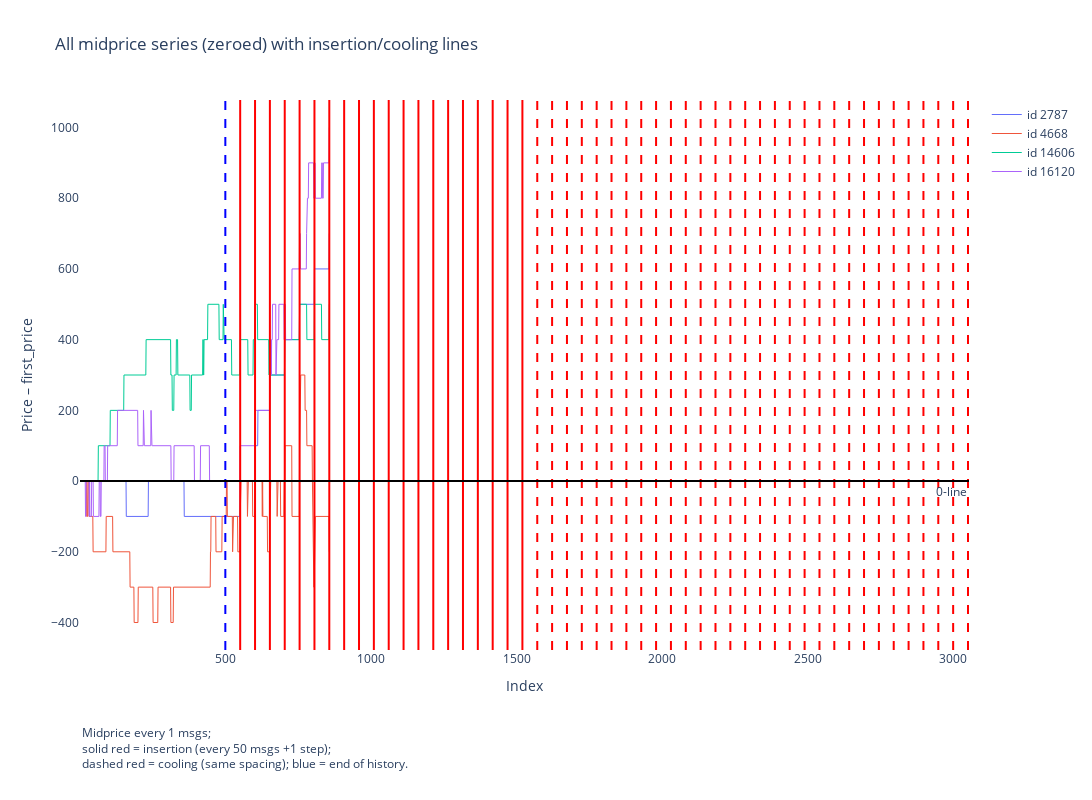

Write notebook code for a chart like this one.
### Code cell
fig = plot_midprice_series_with_insertions(
    merged,
    all_series,
    x,
    hist_steps,
    gen_block,
    num_insertions,
    num_coolings,
    n_gen_msgs,
    midprice_step_size
)
fig.show()

### Figure 1 — Plotly figure (JSON) as saved in the notebook; plotly's stock layout.template omitted (floating-point values rounded to 4 significant figures; data arrays with more than 128 entries replaced by an {"elided": "..."} marker saying what was removed)
{"data": [{"hoverinfo": "skip", "line": {"width": 1}, "mode": "lines", "name": "id 2787", "opacity": 1, "type": "scatter", "x": {"elided": "857 int values"}, "y": {"elided": "857 int values"}}, {"hoverinfo": "skip", "line": {"width": 1}, "mode": "lines", "name": "id 4668", "opacity": 1, "type": "scatter", "x": {"elided": "857 int values"}, "y": {"elided": "857 int values"}}, {"hoverinfo": "skip", "line": {"width": 1}, "mode": "lines", "name": "id 14606", "opacity": 1, "type": "scatter", "x": {"elided": "857 int values"}, "y": {"elided": "857 int values"}}, {"hoverinfo": "skip", "line": {"width": 1}, "mode": "lines", "name": "id 16120", "opacity": 1, "type": "scatter", "x": {"elided": "857 int values"}, "y": {"elided": "857 int values"}}], "layout": {"annotations": [{"showarrow": false, "text": "0-line", "x": 1, "xanchor": "right", "xref": "x domain", "y": 0, "yanchor": "top", "yref": "y"}, {"align": "left", "showarrow": false, "text": "Midprice every 1 msgs;<br>solid red = insertion (every 50 msgs +1 step);<br>dashed red = cooling (same spacing); blue = end of history.", "x": 0, "xref": "paper", "y": -0.225, "yref": "paper"}], "height": 800, "hovermode": "x unified", "margin": {"b": 150}, "shapes": [{"line": {"color": "blue", "dash": "dash", "width": 2}, "type": "line", "x0": 500, "x1": 500, "xref": "x", "y0": 0, "y1": 1, "yref": "y domain"}, {"line": {"color": "red", "dash": "solid", "width": 2}, "type": "line", "x0": 551, "x1": 551, "xref": "x", "y0": 0, "y1": 1, "yref": "y domain"}, {"line": {"color": "red", "dash": "solid", "width": 2}, "type": "line", "x0": 602, "x1": 602, "xref": "x", "y0": 0, "y1": 1, "yref": "y domain"}, {"line": {"color": "red", "dash": "solid", "width": 2}, "type": "line", "x0": 653, "x1": 653, "xref": "x", "y0": 0, "y1": 1, "yref": "y domain"}, {"line": {"color": "red", "dash": "solid", "width": 2}, "type": "line", "x0": 704, "x1": 704, "xref": "x", "y0": 0, "y1": 1, "yref": "y domain"}, {"line": {"color": "red", "dash": "solid", "width": 2}, "type": "line", "x0": 755, "x1": 755, "xref": "x", "y0": 0, "y1": 1, "yref": "y domain"}, {"line": {"color": "red", "dash": "solid", "width": 2}, "type": "line", "x0": 806, "x1": 806, "xref": "x", "y0": 0, "y1": 1, "yref": "y domain"}, {"line": {"color": "red", "dash": "solid", "width": 2}, "type": "line", "x0": 857, "x1": 857, "xref": "x", "y0": 0, "y1": 1, "yref": "y domain"}, {"line": {"color": "red", "dash": "solid", "width": 2}, "type": "line", "x0": 908, "x1": 908, "xref": "x", "y0": 0, "y1": 1, "yref": "y domain"}, {"line": {"color": "red", "dash": "solid", "width": 2}, "type": "line", "x0": 959, "x1": 959, "xref": "x", "y0": 0, "y1": 1, "yref": "y domain"}, {"line": {"color": "red", "dash": "solid", "width": 2}, "type": "line", "x0": 1010, "x1": 1010, "xref": "x", "y0": 0, "y1": 1, "yref": "y domain"}, {"line": {"color": "red", "dash": "solid", "width": 2}, "type": "line", "x0": 1061, "x1": 1061, "xref": "x", "y0": 0, "y1": 1, "yref": "y domain"}, {"line": {"color": "red", "dash": "solid", "width": 2}, "type": "line", "x0": 1112, "x1": 1112, "xref": "x", "y0": 0, "y1": 1, "yref": "y domain"}, {"line": {"color": "red", "dash": "solid", "width": 2}, "type": "line", "x0": 1163, "x1": 1163, "xref": "x", "y0": 0, "y1": 1, "yref": "y domain"}, {"line": {"color": "red", "dash": "solid", "width": 2}, "type": "line", "x0": 1214, "x1": 1214, "xref": "x", "y0": 0, "y1": 1, "yref": "y domain"}, {"line": {"color": "red", "dash": "solid", "width": 2}, "type": "line", "x0": 1265, "x1": 1265, "xref": "x", "y0": 0, "y1": 1, "yref": "y domain"}, {"line": {"color": "red", "dash": "solid", "width": 2}, "type": "line", "x0": 1316, "x1": 1316, "xref": "x", "y0": 0, "y1": 1, "yref": "y domain"}, {"line": {"color": "red", "dash": "solid", "width": 2}, "type": "line", "x0": 1367, "x1": 1367, "xref": "x", "y0": 0, "y1": 1, "yref": "y domain"}, {"line": {"color": "red", "dash": "solid", "width": 2}, "type": "line", "x0": 1418, "x1": 1418, "xref": "x", "y0": 0, "y1": 1, "yref": "y domain"}, {"line": {"color": "red", "dash": "solid", "width": 2}, "type": "line", "x0": 1469, "x1": 1469, "xref": "x", "y0": 0, "y1": 1, "yref": "y domain"}, {"line": {"color": "red", "dash": "solid", "width": 2}, "type": "line", "x0": 1520, "x1": 1520, "xref": "x", "y0": 0, "y1": 1, "yref": "y domain"}, {"line": {"color": "red", "dash": "dash", "width": 2}, "type": "line", "x0": 1571, "x1": 1571, "xref": "x", "y0": 0, "y1": 1, "yref": "y domain"}, {"line": {"color": "red", "dash": "dash", "width": 2}, "type": "line", "x0": 1622, "x1": 1622, "xref": "x", "y0": 0, "y1": 1, "yref": "y domain"}, {"line": {"color": "red", "dash": "dash", "width": 2}, "type": "line", "x0": 1673, "x1": 1673, "xref": "x", "y0": 0, "y1": 1, "yref": "y domain"}, {"line": {"color": "red", "dash": "dash", "width": 2}, "type": "line", "x0": 1724, "x1": 1724, "xref": "x", "y0": 0, "y1": 1, "yref": "y domain"}, {"line": {"color": "red", "dash": "dash", "width": 2}, "type": "line", "x0": 1775, "x1": 1775, "xref": "x", "y0": 0, "y1": 1, "yref": "y domain"}, {"line": {"color": "red", "dash": "dash", "width": 2}, "type": "line", "x0": 1826, "x1": 1826, "xref": "x", "y0": 0, "y1": 1, "yref": "y domain"}, {"line": {"color": "red", "dash": "dash", "width": 2}, "type": "line", "x0": 1877, "x1": 1877, "xref": "x", "y0": 0, "y1": 1, "yref": "y domain"}, {"line": {"color": "red", "dash": "dash", "width": 2}, "type": "line", "x0": 1928, "x1": 1928, "xref": "x", "y0": 0, "y1": 1, "yref": "y domain"}, {"line": {"color": "red", "dash": "dash", "width": 2}, "type": "line", "x0": 1979, "x1": 1979, "xref": "x", "y0": 0, "y1": 1, "yref": "y domain"}, {"line": {"color": "red", "dash": "dash", "width": 2}, "type": "line", "x0": 2030, "x1": 2030, "xref": "x", "y0": 0, "y1": 1, "yref": "y domain"}, {"line": {"color": "red", "dash": "dash", "width": 2}, "type": "line", "x0": 2081, "x1": 2081, "xref": "x", "y0": 0, "y1": 1, "yref": "y domain"}, {"line": {"color": "red", "dash": "dash", "width": 2}, "type": "line", "x0": 2132, "x1": 2132, "xref": "x", "y0": 0, "y1": 1, "yref": "y domain"}, {"line": {"color": "red", "dash": "dash", "width": 2}, "type": "line", "x0": 2183, "x1": 2183, "xref": "x", "y0": 0, "y1": 1, "yref": "y domain"}, {"line": {"color": "red", "dash": "dash", "width": 2}, "type": "line", "x0": 2234, "x1": 2234, "xref": "x", "y0": 0, "y1": 1, "yref": "y domain"}, {"line": {"color": "red", "dash": "dash", "width": 2}, "type": "line", "x0": 2285, "x1": 2285, "xref": "x", "y0": 0, "y1": 1, "yref": "y domain"}, {"line": {"color": "red", "dash": "dash", "width": 2}, "type": "line", "x0": 2336, "x1": 2336, "xref": "x", "y0": 0, "y1": 1, "yref": "y domain"}, {"line": {"color": "red", "dash": "dash", "width": 2}, "type": "line", "x0": 2387, "x1": 2387, "xref": "x", "y0": 0, "y1": 1, "yref": "y domain"}, {"line": {"color": "red", "dash": "dash", "width": 2}, "type": "line", "x0": 2438, "x1": 2438, "xref": "x", "y0": 0, "y1": 1, "yref": "y domain"}, {"line": {"color": "red", "dash": "dash", "width": 2}, "type": "line", "x0": 2489, "x1": 2489, "xref": "x", "y0": 0, "y1": 1, "yref": "y domain"}, {"line": {"color": "red", "dash": "dash", "width": 2}, "type": "line", "x0": 2540, "x1": 2540, "xref": "x", "y0": 0, "y1": 1, "yref": "y domain"}, {"line": {"color": "red", "dash": "dash", "width": 2}, "type": "line", "x0": 2591, "x1": 2591, "xref": "x", "y0": 0, "y1": 1, "yref": "y domain"}, {"line": {"color": "red", "dash": "dash", "width": 2}, "type": "line", "x0": 2642, "x1": 2642, "xref": "x", "y0": 0, "y1": 1, "yref": "y domain"}, {"line": {"color": "red", "dash": "dash", "width": 2}, "type": "line", "x0": 2693, "x1": 2693, "xref": "x", "y0": 0, "y1": 1, "yref": "y domain"}, {"line": {"color": "red", "dash": "dash", "width": 2}, "type": "line", "x0": 2744, "x1": 2744, "xref": "x", "y0": 0, "y1": 1, "yref": "y domain"}, {"line": {"color": "red", "dash": "dash", "width": 2}, "type": "line", "x0": 2795, "x1": 2795, "xref": "x", "y0": 0, "y1": 1, "yref": "y domain"}, {"line": {"color": "red", "dash": "dash", "width": 2}, "type": "line", "x0": 2846, "x1": 2846, "xref": "x", "y0": 0, "y1": 1, "yref": "y domain"}, {"line": {"color": "red", "dash": "dash", "width": 2}, "type": "line", "x0": 2897, "x1": 2897, "xref": "x", "y0": 0, "y1": 1, "yref": "y domain"}, {"line": {"color": "red", "dash": "dash", "width": 2}, "type": "line", "x0": 2948, "x1": 2948, "xref": "x", "y0": 0, "y1": 1, "yref": "y domain"}, {"line": {"color": "red", "dash": "dash", "width": 2}, "type": "line", "x0": 2999, "x1": 2999, "xref": "x", "y0": 0, "y1": 1, "yref": "y domain"}, {"line": {"color": "red", "dash": "dash", "width": 2}, "type": "line", "x0": 3050, "x1": 3050, "xref": "x", "y0": 0, "y1": 1, "yref": "y domain"}, {"line": {"color": "black", "dash": "solid", "width": 2}, "type": "line", "x0": 0, "x1": 1, "xref": "x domain", "y0": 0, "y1": 0, "yref": "y"}], "title": {"text": "All midprice series (zeroed) with insertion/cooling lines"}, "width": 1200, "xaxis": {"showgrid": false, "title": {"text": "Index"}}, "yaxis": {"showgrid": false, "title": {"text": "Price – first_price"}}}}
